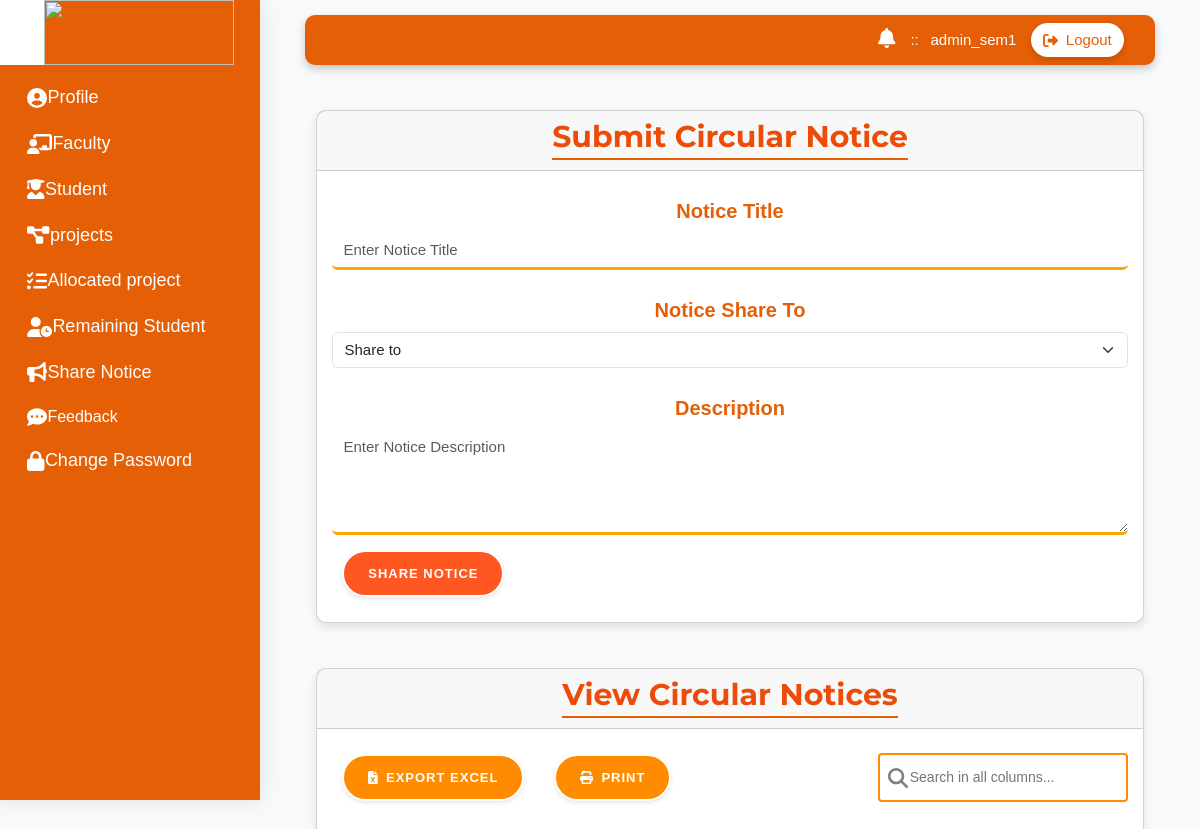
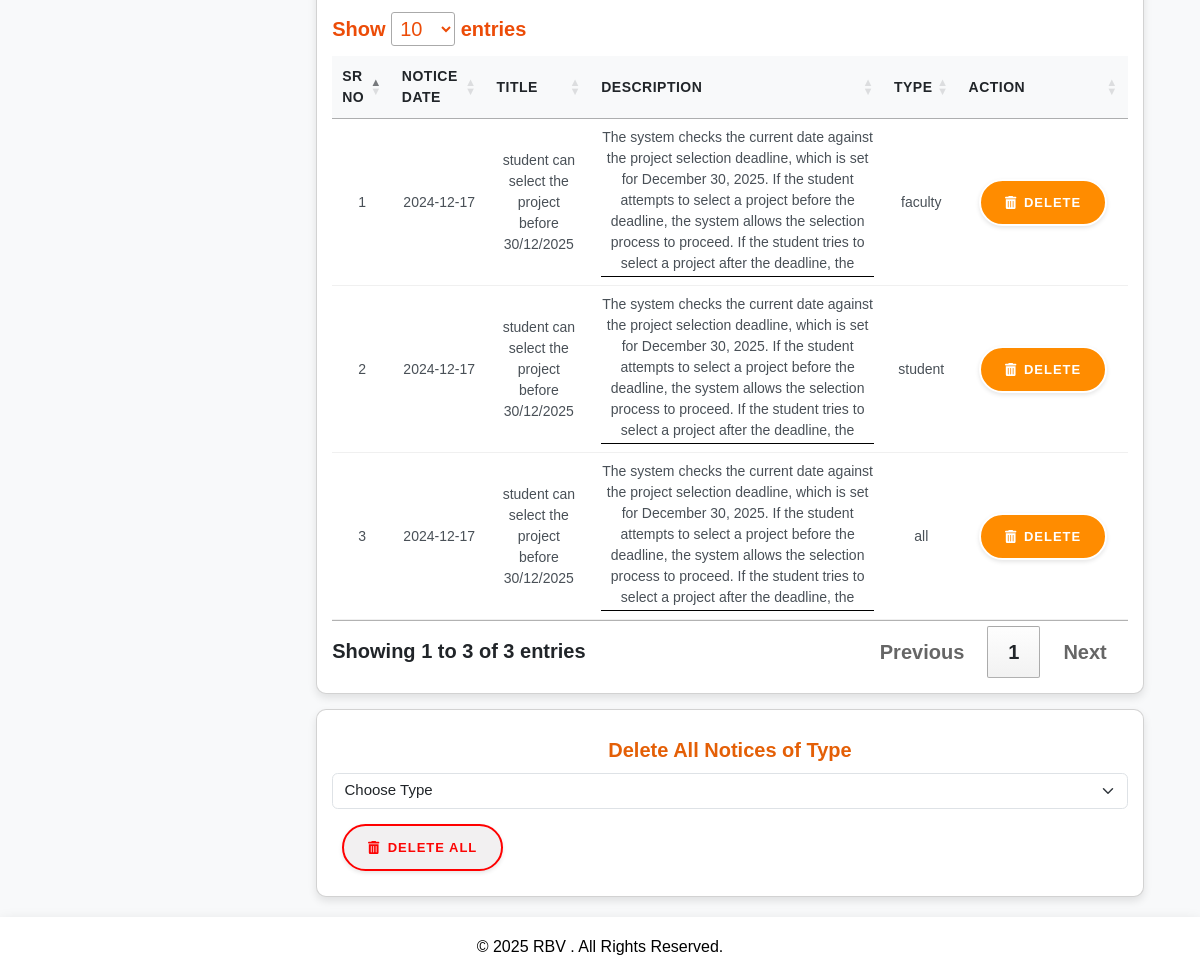
The app's page /admin/admin_share_notification.php (signed in) with its own data (2 pictures, top to bottom).
### tables this page shows
CREATE TABLE `circular_notices` (
  `id` int(11) NOT NULL,
  `fid` varchar(50) NOT NULL,
  `notice_date` date NOT NULL,
  `title` varchar(255) NOT NULL,
  `description` text NOT NULL,
  `type` varchar(255) NOT NULL,
  `semester` varchar(5) NOT NULL
);

### admin/adminfunction.php (called while the page is built, shortened)
<?php
include('../connection/connection.php');
$admin_id = $_SESSION['id'];
function fetchAdminData($con, $admin_id) {
    $sql = "SELECT * FROM adminlogin WHERE id = ?";
    $stmt = $con->prepare($sql);
    $stmt->bind_param("s", $admin_id);
    $stmt->execute();
    $result = $stmt->get_result();
    $admin = $result->fetch_assoc();
    return $admin;
}
if (!isset($_SESSION['admin_data'])) {
    $_SESSION['admin_data'] = fetchAdminData($con, $admin_id);
}
$admin = $_SESSION['admin_data'];
?>

### admin/admin_share_notification.php (the view, shortened to what this page needs)
<?php
include('../admin/adminsidebar.php');
?>
<body onload="showAlert('<?php echo $message; ?>');">
<div class="main_content">
<div class="container mt-5">
    <div class="card">
        <div class="card-header" style="color:#e45f06">
            <h2 style="font-weight:bold">Submit Circular Notice</h2>
        </div>
        <div class="card-body">
            <form action="" method="POST">
                <div class="mb-3">
                    <label for="title" class="form-label">Notice Title</label>
                    <input type="text" class="form-control" id="title" name="title" placeholder="Enter Notice Title" required>
                </div>
                <div class="mb-3">
                    <label for="type" class="form-label">Notice Share To</label>
                    <select class="form-select" id="type" name="type" required>
                        <option selected disabled>Share to</option>
                    </select>
                </div>
                <div class="mb-3">
                    <label for="description" class="form-label">Description</label>
                    <textarea class="form-control" id="description" name="description" rows="4" placeholder="Enter Notice Description" required></textarea>
                </div>
                <button type="submit" name="submit" class="btn" id="btnorange">Share Notice</button>
            </form>
        </div>
    </div>
</div>
<?php
$sql = "SELECT * FROM circular_notices WHERE type IN ('student', 'faculty', 'all')";
$stmt = $con->prepare($sql);
$stmt->execute();
$result = $stmt->get_result();
?>
<div class="container mt-5">
    <div class="card">
        <div class="card-header" style="color:#e45f06">
            <h2 style="font-weight:bold">View Circular Notices</h2>
        </div>
        <div class="card-body">
            <?php if ($result->num_rows > 0): ?>
                <div style="display: flex; justify-content: space-between; align-items: center; margin-bottom: 20px;" class="flex-column flex-sm-row">
    <div style="display: flex; gap: 10px;" class="flex-md-row">
        <button onclick="exportExcelWithoutLastColumn('notice')" class="btn"><i class="fa-solid fa-file-excel"></i>
        Export Excel</button>
        <button onclick="printTableWithoutLastColumn('notice')" class="btn"><i class="fa-solid fa-print"></i>
        Print</button>
    </div>
    <div class="search-wrapper" style="position: relative; display: inline-block;">
        <input type="text" id="searchInput" class="search-input" placeholder="Search in all columns..." style="padding-left: 30px;">
        <i  class="fas fa-search search-icon"  style="position: absolute; top: 50%; left: 10px; transform: translateY(-50%); color: gray;"
        ></i>
    </div>
</div>
<div style="overflow-x: auto; width:100%;">
<table  id="notice"  class="searchtable"  class="table table-bordered text-center">
                    <thead>
                        <tr>
                            <th>Sr No</th>
                            <th>Notice Date</th>
                            <th>Title</th>
                            <th>Description</th>
                            <th>Type</th>
                            <th>Action</th>
                        </tr>
                    </thead>
                    <tbody>
                        <?php $sr_no = 1; ?>
                        <?php while ($row = $result->fetch_assoc()): ?>
                            <tr>
                                <td><?php echo $sr_no++; ?></td>
                                <td><?php echo htmlspecialchars($row['notice_date']); ?></td>
                                <td><?php echo htmlspecialchars($row['title']); ?></td>
                                <td>
                                    <div style="max-height:150px; overflow-y:auto; padding:2px font-size:16px; border-bottom:1px solid black">
                                    <?php echo htmlspecialchars($row['description']); ?>
                                    </div>
                                </td>
                                <td><?php echo htmlspecialchars($row['type']); ?></td>
                                <td>
                                    <form action="" method="POST" onsubmit="return confirm('Are you sure you want to delete this notice?');">
                                        <button type="submit" class="btn btn-danger"><i class="fa-solid fa-trash-can"></i> Delete</button>
                                    </form>
                                </td>
                            </tr>
                        <?php endwhile; ?>
                    </tbody>
                </table>
                        </div>
            <?php else: ?>
                <p class="text-danger">No circular notices found.</p>
            <?php endif; ?>
        </div>
    </div>
    <div class="card mt-3">
        <div class="card-body">
            <form action="" method="POST" onsubmit="return confirm('Are you sure you want to delete all notices for the selected type?');">
                <label for="delete_type" class="form-label">Delete All Notices of Type</label>
                <select class="form-select" id="delete_type" name="delete_type" required>
                    <option selected disabled>Choose Type</option>
                </select>
                <button type="submit" name="delete_all_by_type"id="btnred" class="btn mt-3"> <i class="fa-solid fa-trash-can"></i> Delete All</button>
            </form>
        </div>
    </div>
</div>
            </div>
            </div>
            </div>
            </div>
<?php
include('../admin/adminfooter.php');
?>

### admin/adminsidebar.php (shortened to what this page needs)
<?php
include('../admin/adminfunction.php');
?>
<!DOCTYPE html>
<html lang="en">
<head>
    <link rel="stylesheet" href="../bootstrap-5.0.2-dist/css/bootstrap.min.css">
    <link rel="stylesheet" href="https://cdnjs.cloudflare.com/ajax/libs/font-awesome/6.0.0-beta3/css/all.min.css">
    <link rel="stylesheet" href="https://cdnjs.cloudflare.com/ajax/libs/font-awesome/4.7.0/css/font-awesome.min.css">
    <link rel="stylesheet" href="https://cdn.lineicons.com/4.0/lineicons.css">
    <link rel="stylesheet" href="../sidebar-bootstrap-main/sidebar-style.css">
    <link rel="stylesheet" href="../fontawesome-free-6.6.0-web/css/fontawesome.min.css">
    <link rel="stylesheet" href="https://cdn.datatables.net/1.13.5/css/jquery.dataTables.min.css">
    <link rel="stylesheet" href="../table_print/table.css">
    <link rel="stylesheet" href="../faculty-style.css">
    <link rel="stylesheet" href="../common-styling.css">
    <link rel="stylesheet" href="https://cdn.datatables.net/1.13.5/css/jquery.dataTables.min.css">
</head>
<body>
<div class="wrapper">
    <aside id="sidebar">
        <div class="d-flex">
            <button class="toggle-btn" type="button" style="background-color: white;">
            </button>
            <div class="sidebar-logo">
                <img src="../photo/manipallogo.png" alt="">
            </div>
        </div>
        <ul class="sidebar-nav" style="text-decoration: none;">
                <li class="sidebar-item">
                    <a href="../admin/adminprofile.php" class="sidebar-link">
                    <i style="font-size:20px" class="fas fa-user-circle icon"></i>
                        <span  style="font-size:18px">Profile</span>
                    </a>
                </li>
                <li class="sidebar-item">
                    <a href="../admin/adminaddfaculty.php" class="sidebar-link">
                    <i style="font-size:20px" class="fas fa-chalkboard-teacher icon"></i>
                        <span style="font-size:18px">Faculty</span>
                    </a>
                </li>
                <li class="sidebar-item">
                    <a href="../admin/adminaddstudent.php" class="sidebar-link">
                    <i style="font-size:20px" class="fas fa-user-graduate icon"></i>
                        <span style="font-size:18px">Student</span>
                    </a>
                </li>
                <li class="sidebar-item">
                    <a href="../admin/addproject.php" class="sidebar-link">
                    <i style="font-size:20px" class="fas fa-project-diagram icon"></i>
                        <span style="font-size:18px">projects</span>
                    </a>
                </li>
                <li class="sidebar-item">
                    <a href="../admin/admin_allocated_project.php" class="sidebar-link">
                    <i style="font-size:20px" class="fas fa-tasks icon"></i>
                        <span style="font-size:18px">Allocated project</span>
                    </a>
                </li>
                <li class="sidebar-item">
                    <a href="../admin/admin_remening_student.php" class="sidebar-link">
                    <i style="font-size:20px" class="fas fa-user-clock icon"></i>
                        <span style="font-size:18px">Remaining Student</span>
                    </a>
                </li>
                <li class="sidebar-item">
                    <a href="../admin/admin_share_notification.php" class="sidebar-link">
                    <i style="font-size:20px" class="fas fa-bullhorn icon"></i>
                        <span style="font-size:18px">Share Notice</span>
                    </a>
                </li>
                <li class="sidebar-item">
                    <a href="../admin/adminfeedback.php" class="sidebar-link">
                    <i style="font-size:20px" class="fas fa-comment-dots"></i>
                    <span>Feedback</span>
                    </a>
                </li>
                <li class="sidebar-item">
                    <a href="../admin/change_password.php" class="sidebar-link">
<i style="font-size:20px" class="fas fa-lock"></i>
                        <span style="font-size:18px">Change Password</span>
                    </a>
                </li>
            </ul>
    </aside>
    <div class="main px-5 pt-3">
            <div class="text-center">
            <header style="background: #e45f06; padding: 0; border-radius: 10px; box-shadow: 0px 4px 8px rgba(0, 0, 0, 0.2);">
    <div style="display: flex; justify-content: space-between; align-items: center; height: 50px; padding: 0 20px; position: relative;">
        <div class="container d-flex justify-content-between align-items-center" style="height: 50px; flex-grow: 1;">
            <div class="text-white d-flex align-items-center ms-auto">
                <a href="../student/student_notification.php" class="position-relative me-3">
                    <i class="fas fa-bell" style="font-size: 20px; color: white;"></i>
                </a>
                <div class="d-none d-md-inline">
                <span class="me-2"><?php echo htmlspecialchars($admin['aname']); ?> :: </span>
                <span><?php echo htmlspecialchars($admin['id']); ?></span>
                </div>
                <a href="../admin/adminlogout.php" style="background: white; padding: 6px 12px; margin-left: 15px; border-radius: 20px;
                display: flex; align-items: center; text-decoration: none; color: #e45f06;
                font-weight: 500; box-shadow: 0px 3px 6px rgba(0, 0, 0, 0.15); transition: all 0.3s ease;">
                    <i class="fas fa-sign-out-alt me-2"></i> Logout
                </a>
            </div>
        </div>
    </div>
</header>

### table_print/table.css (style rules this page uses)
:root { --primary-color: #ff8c00; --primary-dark: #e67e00; --primary-light: #fff3e6; --primary-hover: #ffa333; }
.search-input { padding: 12px 12px 12px 40px; width: 250px; border: 2px solid var(--primary-color); border-radius: 4px; font-size: 14px; outline: none; transition: border-color 0.3s; }
.search-wrapper { position: relative; }
.search-icon { position: absolute; left: 15px; top: 50%; transform: translateY(-50%); color: var(--primary-color); }
.btn { background-color: var(--primary-color); color: white; border: none; padding: 12px 24px; cursor: pointer; border-radius: 4px; font-size: 14px; display: flex; align-items: center; gap: 8px; transition: background-color 0.3s; box-shadow: 0 2px 4px rgba(0,0,0,0.1); }

### faculty-style.css (style rules this page uses)
body { background-color: #f8f9fa; color: #333; font-family: 'Segoe UI', Roboto, Oxygen, Ubuntu, Cantarell, 'Open Sans', 'Helvetica Neue', sans-serif; }
h1, h2, h3, h4, h5, h6 { font-family: 'Montserrat', sans-serif; font-weight: bold; color: rgb(236, 76, 8); position: relative; display: inline-block; }
h1::after, h2::after, h3::after, h4::after, h5::after, h6::after { content: ''; position: absolute; left: 0; bottom: -5px; height: 2px; width: 100%; background-color: #e45f06; transform: scaleX(0); transition: transform 0.5s ease; animation: draw 0.5s forwards; }
.form-label { color: #e45f06; margin-top: 10px; }
.form-control { background-color: #ffffff; border: 1px solid #ced4da; color: #495057; transition: background-color 0.3s ease, border-color 0.3s ease; }
.card { background-color: #ffffff; border-radius: 10px; box-shadow: 0 4px 8px rgba(0, 0, 0, 0.1); font-size: 20px; font-weight: bolder; transition: box-shadow 0.3s ease; }
.form-control { border: none; border-bottom: 3px solid orange; background: transparent; }
label { font-size: 18px; font-weight: bold; color: rgb(236, 76, 8); text-shadow: 2px 2px 2px white; transition: all 0.3s ease; }
table { width: 100%; font-size: 14px; color: #495057; border-collapse: separate; border-spacing: 0; }
thead th { font-weight: bold; color: #212529; background-color: #f8f9fa; border-bottom: 2px solid #e9ecef; padding: 12px 16px; text-transform: uppercase; letter-spacing: 0.5px; }
tbody td { padding: 16px; vertical-align: middle; border-bottom: 1px solid #f0f0f0; font-weight:lighter; }

### common-styling.css (style rules this page uses)
html, body { margin: 0; padding: 0; font-family: 'Poppins', sans-serif; font-size: 15px; }
.form-control { border: none; border-bottom: 3px solid orange; background: transparent; }
label { font-size: 20px; font-weight: bold; color: rgb(236, 76, 8); text-shadow: 2px 2px 2px white; transition: all 0.3s ease; }
:root { --primary-orange: #ff6b2b; --secondary-orange: #ff8c42; --light-orange: #fff1e6; }
.btn { position: relative; margin: 10px; color: white; border: 2px solid rgb(255, 255, 255); border-radius: 50px; font-weight: bold; font-size: 13px; text-transform: uppercase; letter-spacing: 1px; overflow: hidden; cursor: pointer; transition: all 0.3s cubic-bezier(0.25, 0.8, 0.25, 1), transform 0.1s ease-in-out; user-select: none; -webkit-user-select: none; }
.btn::before { content: ''; position: absolute; top: 0; left: -100%; width: 100%; height: 100%; background: linear-gradient( 120deg, transparent, rgba(255, 255, 255, 0.3), transparent ); transition: all 0.5s ease; z-index: 1; }
#btnred { color: rgb(252, 4, 4); background-color: rgb(242, 240, 241); border:2px solid red; }
#btnorange { background-color: rgb(255, 87, 34); }
:root { --secondary-color: #6c757d; --accent-color: #ff6b00; --light-bg: #f8f9fa; }

### records on screen
circular_notices: notice_date "2024-12-17", title "student can select the project before 30/12/2025", description "The system checks the current date against the project selection deadline, which is set for December 30, 2025. If the student attempts to select a project before the deadline, the system allows the selection process to proceed. If the student tries to select a project after the deadline, the…", type "faculty"
circular_notices: notice_date "2024-12-17", title "student can select the project before 30/12/2025", description "The system checks the current date against the project selection deadline, which is set for December 30, 2025. If the student attempts to select a project before the deadline, the system allows the selection process to proceed. If the student tries to select a project after the deadline, the…", type "student"
circular_notices: notice_date "2024-12-17", title "student can select the project before 30/12/2025", description "The system checks the current date against the project selection deadline, which is set for December 30, 2025. If the student attempts to select a project before the deadline, the system allows the selection process to proceed. If the student tries to select a project after the deadline, the…", type "all"

### other values on screen
$admin['id'] "admin_sem1"
